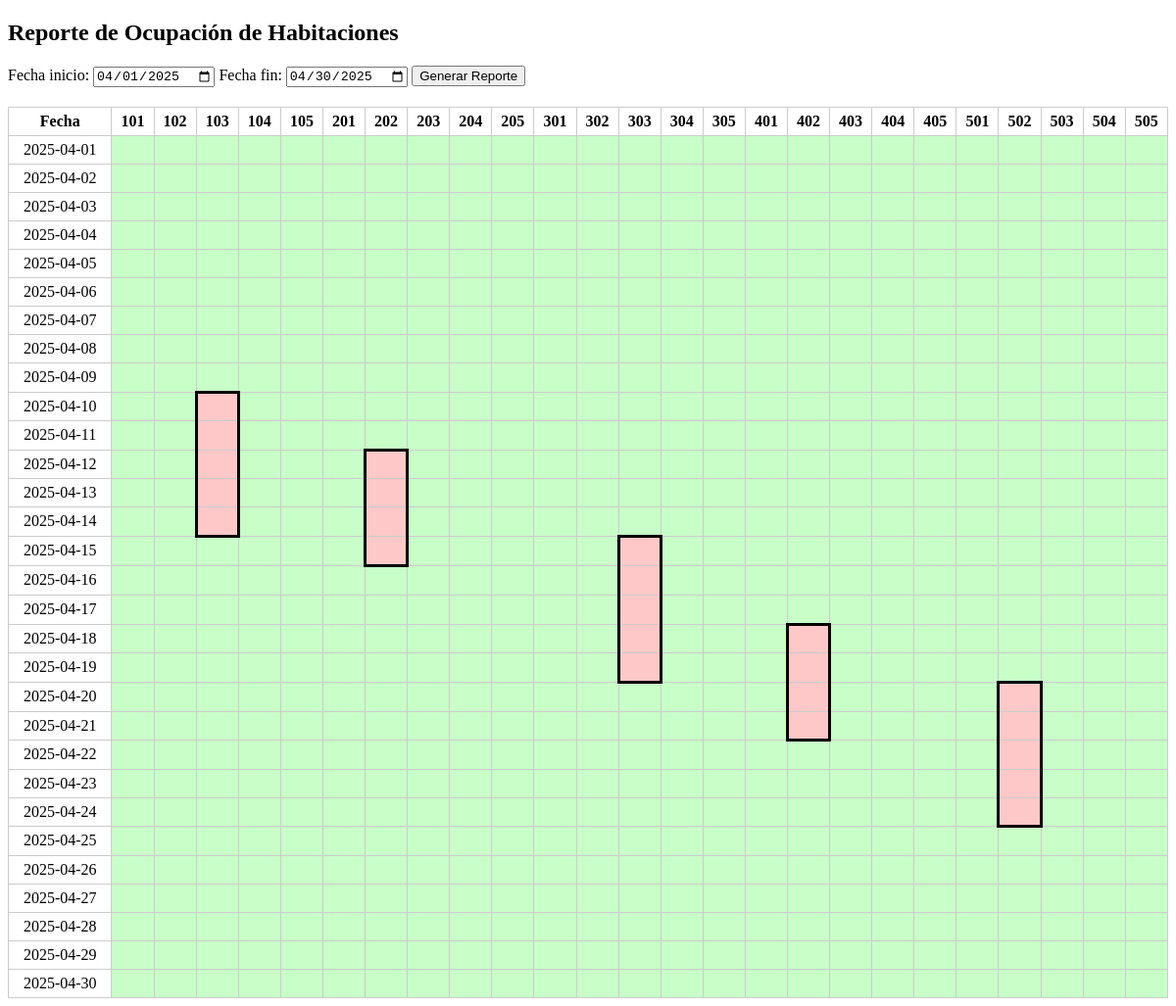
The page /applications/occupied_rooms.php on the database its author committed.
### tables this page shows
CREATE TABLE IF NOT EXISTS habitaciones (
    habitacion_id INT AUTO_INCREMENT PRIMARY KEY,
    propiedad_id INT NOT NULL,
    tipo_habitacion_id INT NOT NULL,
    numero VARCHAR(50) NOT NULL,
    capacidad INT NOT NULL DEFAULT 1,
    estado VARCHAR(50) DEFAULT 'disponible',  
    fecha_creacion DATETIME DEFAULT CURRENT_TIMESTAMP,
    fecha_actualizacion DATETIME ON UPDATE CURRENT_TIMESTAMP,
    CONSTRAINT fk_habitaciones_propiedades
        FOREIGN KEY (propiedad_id) REFERENCES propiedades(propiedad_id)
        ON DELETE CASCADE
        ON UPDATE CASCADE,
    CONSTRAINT fk_habitaciones_tipos_habitacion
        FOREIGN KEY (tipo_habitacion_id) REFERENCES tipos_habitacion(tipo_habitacion_id)
        ON DELETE CASCADE
        ON UPDATE CASCADE
);

### applications/occupied_rooms.php (the view, shortened to what this page needs)
<?php
$mysqli = new mysqli($host, $user, $pass, $dbName);
$start_date = isset($_POST['start_date']) ? $_POST['start_date'] : date('Y-m-01');
$end_date   = isset($_POST['end_date'])   ? $_POST['end_date']   : date('Y-m-t');
$habitaciones = [];
$resultHab = $mysqli->query("SELECT * FROM habitaciones ORDER BY numero ASC");
while ($hab = $resultHab->fetch_assoc()) {
    $habitaciones[] = $hab;
}
$reservas = [];
$sql = "SELECT * FROM reservas
        WHERE fecha_checkin <= '$end_date' AND fecha_checkout >= '$start_date'";
$resResult = $mysqli->query($sql);
while ($res = $resResult->fetch_assoc()) {
    $reservas[] = $res;
}
$occupancy = [];
foreach ($reservas as $res) {
    $habitacion_id = $res['habitacion_id'];
    $resId = isset($res['id']) ? $res['id'] : $res['fecha_checkin'] . '_' . $res['huesped_id'];
    $resStart = new DateTime($res['fecha_checkin']);
    $resEnd   = new DateTime($res['fecha_checkout']);
    foreach (new DatePeriod($resStart, new DateInterval('P1D'), $resEnd) as $date) {
        $dateStr = $date->format('Y-m-d');
        $occupancy[$habitacion_id][$dateStr] = $resId;
    }
}
$datePeriod = new DatePeriod(
    new DateTime($start_date),
    new DateInterval('P1D'),
    (new DateTime($end_date))->modify('+1 day')
);
$dates = [];
foreach ($datePeriod as $dateObj) {
    $dates[] = $dateObj->format('Y-m-d');
}
?>
<!DOCTYPE html>
<html lang="es">
<head>
</head>
<body>
    <h2>Reporte de Ocupación de Habitaciones</h2>
    <form method="POST" action="?app=occupied_rooms">
        <label for="start_date">Fecha inicio:
            <input type="date" name="start_date" value="<?php echo htmlspecialchars($start_date); ?>">
        </label>
        <label for="end_date">Fecha fin:
            <input type="date" name="end_date" value="<?php echo htmlspecialchars($end_date); ?>">
        </label>
        <button type="submit">Generar Reporte</button>
    </form>
    <table>
        <thead>
            <tr>
                <th>Fecha</th>
                <?php foreach ($habitaciones as $hab): ?>
                    <th><?php echo htmlspecialchars($hab['numero']); ?></th>
                <?php endforeach; ?>
            </tr>
        </thead>
        <tbody>
            <?php
            $totalDays = count($dates);
            for ($i = 0; $i < $totalDays; $i++):
                $dateStr = $dates[$i];
            ?>
            <tr>
                <td><?php echo $dateStr; ?></td>
                <?php foreach ($habitaciones as $hab):
                    $roomId = $hab['habitacion_id'];
                    $currentRes = isset($occupancy[$roomId][$dateStr]) ? $occupancy[$roomId][$dateStr] : null;
                ?>
                    <?php if ($currentRes):
                        $style = "";
                        if ($i === 0) {
                            $style .= "border-top: 3px solid black;";
                        } else {
                            $prevDate = $dates[$i - 1];
                            $prevRes = isset($occupancy[$roomId][$prevDate]) ? $occupancy[$roomId][$prevDate] : null;
                            if ($prevRes !== $currentRes) {
                                $style .= "border-top: 3px solid black;";
                            }
                        }
                        if ($i === $totalDays - 1) {
                            $style .= "border-bottom: 3px solid black;";
                        } else {
                            $nextDate = $dates[$i + 1];
                            $nextRes = isset($occupancy[$roomId][$nextDate]) ? $occupancy[$roomId][$nextDate] : null;
                            if ($nextRes !== $currentRes) {
                                $style .= "border-bottom: 3px solid black;";
                            }
                        }
                    ?>
                        <td class="occupied" style="<?php echo $style; ?>"></td>
                    <?php else:
                        $link = "http://localhost/jocarsa-springgreen/index.php?table=reservas&accion=crear&fecha_checkin=" . urlencode($dateStr) . "&habitacion_id=" . urlencode($roomId);
                    ?>
                        <td class="available">
                            <a href="<?php echo $link; ?>" style="display:block;box-sizing:border-box;opacity:0.1;width:100%;height:100%;text-decoration:none;">&nbsp;</a>
                        </td>
                    <?php endif; ?>
                <?php endforeach; ?>
            </tr>
            <?php endfor; ?>
        </tbody>
    </table>
</body>
</html>

### applications/occupied_rooms.php (style rules this page uses)
table { border-collapse: collapse; width: 100%; }
th, td { border: 1px solid #ccc; padding: 5px; text-align: center; }
.occupied { background-color: rgb(255,200,200); border-left: 3px solid black; border-right: 3px solid black; }
.available { background-color: rgb(200,255,200); }
form { margin-bottom: 20px; }

### rows shown on the page
habitaciones: numero "101"
habitaciones: numero "102"
habitaciones: numero "103"
habitaciones: numero "104"
habitaciones: numero "105"
habitaciones: numero "201"
habitaciones: numero "202"
habitaciones: numero "203"
habitaciones: numero "204"
habitaciones: numero "205"
habitaciones: numero "301"
habitaciones: numero "302"
habitaciones: numero "303"
habitaciones: numero "304"
habitaciones: numero "305"
habitaciones: numero "401"
habitaciones: numero "402"
habitaciones: numero "403"
habitaciones: numero "404"
habitaciones: numero "405"
habitaciones: numero "501"
habitaciones: numero "502"
habitaciones: numero "503"
habitaciones: numero "504"
habitaciones: numero "505"

### other values the page prints
$dateStr "2025-04-01"
$dateStr "2025-04-02"
$dateStr "2025-04-03"
$dateStr "2025-04-04"
$dateStr "2025-04-05"
$dateStr "2025-04-06"
$dateStr "2025-04-07"
$dateStr "2025-04-08"
$dateStr "2025-04-09"
$dateStr "2025-04-10"
$dateStr "2025-04-11"
$dateStr "2025-04-12"
$dateStr "2025-04-13"
$dateStr "2025-04-14"
$dateStr "2025-04-15"
